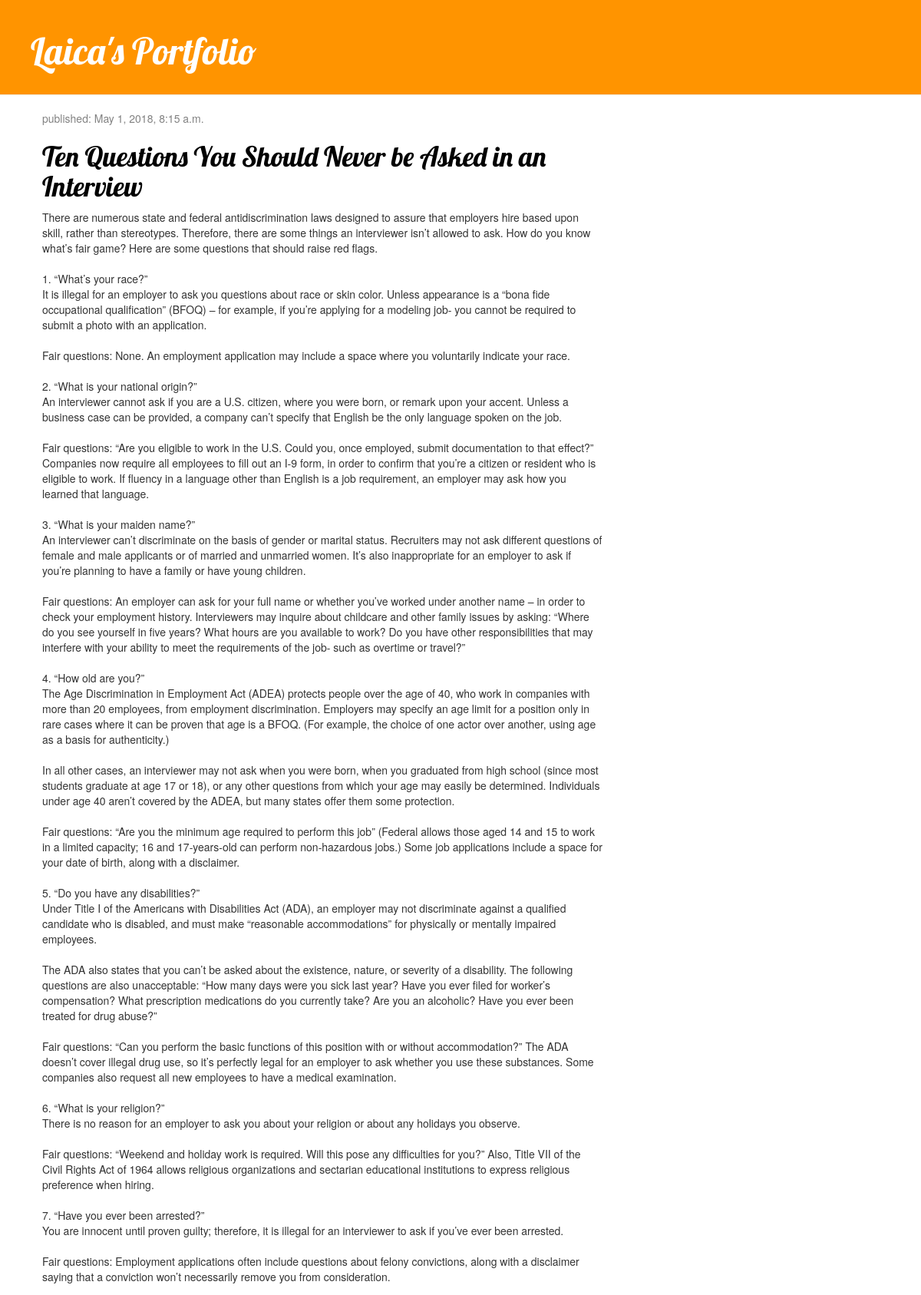
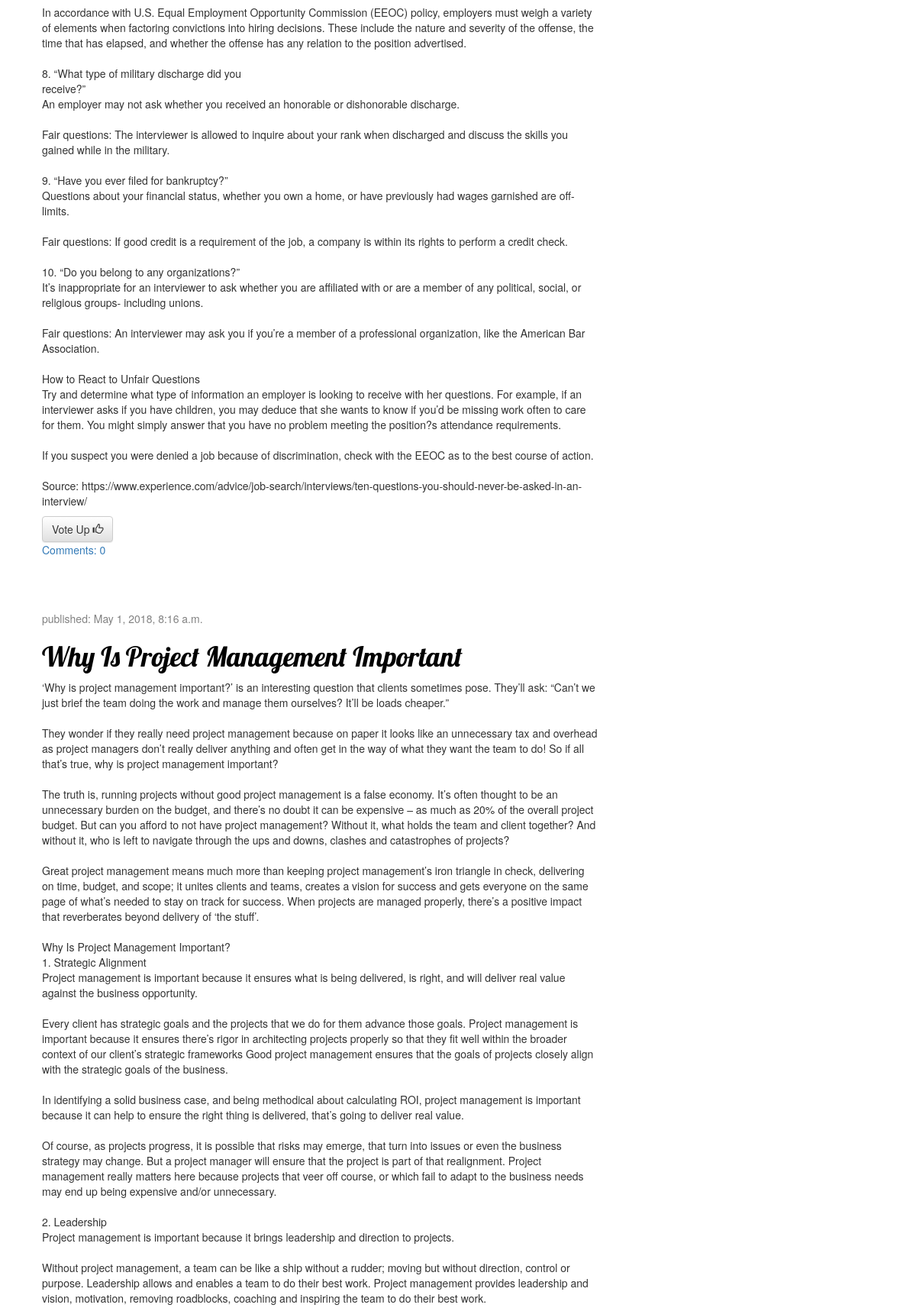
The page / (upper part) on the database its author committed (2 pictures, top to bottom).
### projectblog/models.py (models this page shows, shortened)
class Post(models.Model):
    author = models.ForeignKey('auth.User', on_delete=models.CASCADE)
    title = models.CharField(max_length=200)
    upvotes = models.IntegerField(default=0)
    text = models.TextField()
    created_date = models.DateTimeField(default=timezone.now)
    published_date = models.DateTimeField(blank=True, null=True)
    def approved_comments(self):
        return self.comments.filter(approved_comment=True)

### projectblog/views.py (the view)
# urls.py: url(r'^$', views.post_list, name='post_list'),
def post_list(request):
    posts = Post.objects.filter(published_date__lte=timezone.now()).order_by('published_date')
    return render(request, 'projectblog/post_list.html', {'posts': posts})

### projectblog/templates/projectblog/post_list.html (shortened to what this page needs)
{% extends 'projectblog/base.html' %}
{% block content %}
    {% for post in posts %}
        <div class="post">
            <div class="date">
                <p>published: {{ post.published_date }}</p>
            </div>
            <h1><a href="{% url 'post_detail' pk=post.pk %}">{{ post.title }}</a></h1>
            <p>{{ post.text|linebreaksbr }}</p>
            <div>
            <a class="btn btn-default" href="{% url 'upvote' pk=post.pk %}"> Vote Up <span class="glyphicon glyphicon-thumbs-up"></span></a>
            </div>
            <a href="{% url 'post_detail' pk=post.pk %}">Comments: {{ post.approved_comments.count }}</a>
        </div>
    {% endfor %}
{% endblock %}

### projectblog/static/css/projectblog.css (style rules this page uses)
h1 a { color: #FCA205; font-family: 'Lobster'; }
body { padding-left: 0px; }
h1, h2, h3, h4 { font-family: 'Lobster', cursive; }
.date { color: #828282; }
.post { margin-bottom: 70px; }
.post h1 a, .post h1 a:visited { color: #000000; }

### rows shown on the page
Post: published_date "May 1, 2018, 8:15 a.m.", title "Ten Questions You Should Never be Asked in an Interview", text "There are numerous state and federal antidiscrimination laws designed to assure that employers hire based upon skill, rather than stereotypes. Therefore, there are some things an interviewer isn’t allowed to ask. How do you know what’s fair game? Here are some questions that should raise red flags. 1. “What’s your race?” It is illegal for an employer to ask you questions about race or skin color. Unless appearance is a “bona fide occupational qualification” (BFOQ) – for example, if you’re applying for a modeling job- you cannot be required to submit a photo with an application. Fair questions: None. An employment application may include a space where you voluntarily indicate your race. 2.…", approved_comments.count "0"
Post: published_date "May 1, 2018, 8:16 a.m.", title "Why Is Project Management Important", text "‘Why is project management important?’ is an interesting question that clients sometimes pose. They’ll ask: “Can’t we just brief the team doing the work and manage them ourselves? It’ll be loads cheaper.” They wonder if they really need project management because on paper it looks like an unnecessary tax and overhead as project managers don’t really deliver anything and often get in the way of what they want the team to do! So if all that’s true, why is project management important? The truth is, running projects without good project management is a false economy. It’s often thought to be an unnecessary burden on the budget, and there’s no doubt it can be expensive – as much as 20% of the…"
